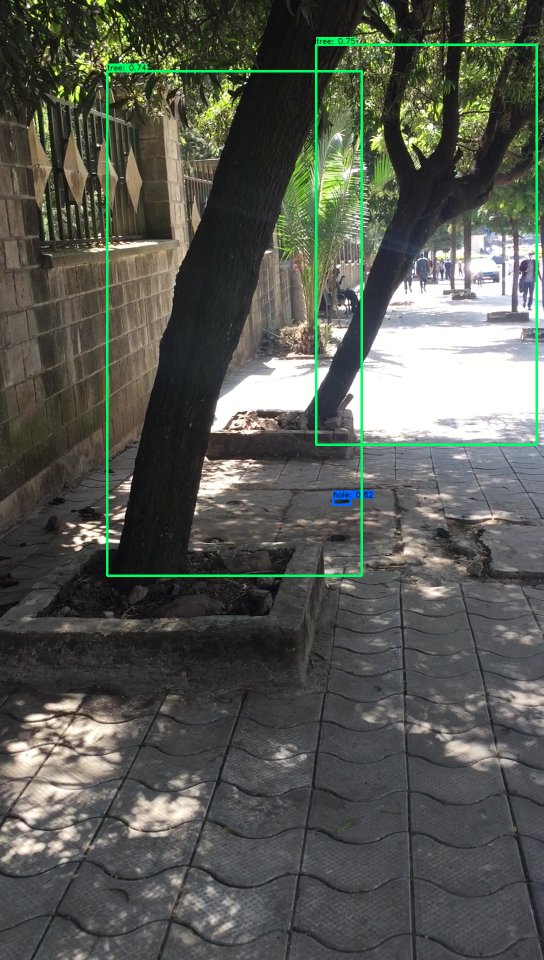
#> input picture youreyes_backend/detections/detection1.png, 1088 x 1920 px (shown at 1/2 size)
$ python -i preprocessor.py   (imports and definitions only)
#> lines starting #> are read from the running program, lines starting #| are printed output that depends on the picture
import cv2
import numpy as np

class Preprocessor():

    def __init__(self,imagePath):
        self.imagePath = imagePath


    def preprocessImage(self):
        print('[INFO] Preprocessing image')
        input_size = 416
        image_path = self.imagePath
      #  for count, image_path in enumerate(images, 1):
        original_image = cv2.imread(image_path)
#> original_image is the input picture: shape (1920, 1088, 3); mean B, G, R 82.1, 89.8, 86.6
        original_image = cv2.cvtColor(original_image, cv2.COLOR_BGR2RGB)

        image_data = cv2.resize(original_image, (input_size, input_size))
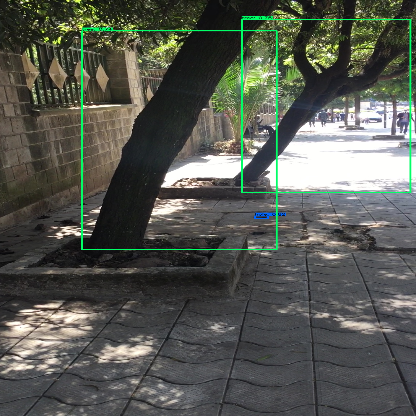
#> image_data: shape (416, 416, 3); mean R, G, B 86.6, 89.6, 82
        image_data = image_data / 255.

        # get image name by using split method
        image_name = image_path.split('/')[-1]
        image_name = image_name.split('.')[0]

        images_data = []
        images_data.append(image_data)
        images_data = np.asarray(images_data).astype(np.float32)


        return images_data,original_image,image_name

>>> result = Preprocessor('../detections/detection1.png').preprocessImage()
